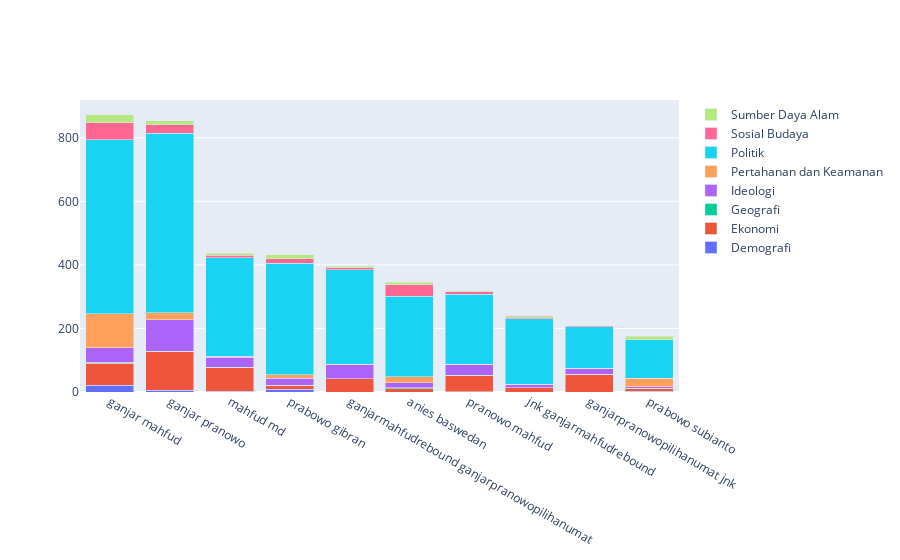

The notebook cell saved with this chart:
### Code cell
# bigram
bigram_matrix = bigram.fit_transform(df['clean_text'])
bigram_matrix = bigram_matrix.toarray()
bigram_matrix = pd.DataFrame(bigram_matrix, columns=bigram.get_feature_names_out())

# visualisasi top 10 bigram dan labelnya
bigram_matrix['label'] = df['label']
bigram_matrix = bigram_matrix.groupby('label').sum().T
bigram_matrix['total'] = bigram_matrix.sum(axis=1)
bigram_matrix = bigram_matrix.sort_values('total', ascending=False)
bigram_matrix = bigram_matrix.drop('total', axis=1)
bigram_matrix = bigram_matrix.head(10)

fig = go.Figure()
for label in bigram_matrix.columns:
    fig.add_trace(go.Bar(x=bigram_matrix.index, y=bigram_matrix[label], name=label))
fig.update_layout(barmode='stack')
fig.show()

### Figure 1 — Plotly figure (JSON) as saved in the notebook; plotly's stock layout.template omitted (floating-point values rounded to 4 significant figures)
{"data": [{"name": "Demografi", "type": "bar", "x": ["ganjar mahfud", "ganjar pranowo", "mahfud md", "prabowo gibran", "ganjarmahfudrebound ganjarpranowopilihanumat", "anies baswedan", "pranowo mahfud", "jnk ganjarmahfudrebound", "ganjarpranowopilihanumat jnk", "prabowo subianto"], "y": [21, 5, 3, 8, 0, 0, 1, 0, 0, 3]}, {"name": "Ekonomi", "type": "bar", "x": ["ganjar mahfud", "ganjar pranowo", "mahfud md", "prabowo gibran", "ganjarmahfudrebound ganjarpranowopilihanumat", "anies baswedan", "pranowo mahfud", "jnk ganjarmahfudrebound", "ganjarpranowopilihanumat jnk", "prabowo subianto"], "y": [69, 122, 74, 13, 42, 11, 50, 13, 56, 9]}, {"name": "Geografi", "type": "bar", "x": ["ganjar mahfud", "ganjar pranowo", "mahfud md", "prabowo gibran", "ganjarmahfudrebound ganjarpranowopilihanumat", "anies baswedan", "pranowo mahfud", "jnk ganjarmahfudrebound", "ganjarpranowopilihanumat jnk", "prabowo subianto"], "y": [3, 1, 1, 0, 0, 3, 1, 0, 0, 0]}, {"name": "Ideologi", "type": "bar", "x": ["ganjar mahfud", "ganjar pranowo", "mahfud md", "prabowo gibran", "ganjarmahfudrebound ganjarpranowopilihanumat", "anies baswedan", "pranowo mahfud", "jnk ganjarmahfudrebound", "ganjarpranowopilihanumat jnk", "prabowo subianto"], "y": [47, 100, 31, 23, 44, 15, 34, 11, 17, 5]}, {"name": "Pertahanan dan Keamanan", "type": "bar", "x": ["ganjar mahfud", "ganjar pranowo", "mahfud md", "prabowo gibran", "ganjarmahfudrebound ganjarpranowopilihanumat", "anies baswedan", "pranowo mahfud", "jnk ganjarmahfudrebound", "ganjarpranowopilihanumat jnk", "prabowo subianto"], "y": [106, 21, 4, 11, 1, 19, 2, 0, 1, 26]}, {"name": "Politik", "type": "bar", "x": ["ganjar mahfud", "ganjar pranowo", "mahfud md", "prabowo gibran", "ganjarmahfudrebound ganjarpranowopilihanumat", "anies baswedan", "pranowo mahfud", "jnk ganjarmahfudrebound", "ganjarpranowopilihanumat jnk", "prabowo subianto"], "y": [548, 565, 309, 350, 298, 253, 220, 206, 132, 121]}, {"name": "Sosial Budaya", "type": "bar", "x": ["ganjar mahfud", "ganjar pranowo", "mahfud md", "prabowo gibran", "ganjarmahfudrebound ganjarpranowopilihanumat", "anies baswedan", "pranowo mahfud", "jnk ganjarmahfudrebound", "ganjarpranowopilihanumat jnk", "prabowo subianto"], "y": [54, 27, 9, 15, 6, 37, 7, 5, 2, 1]}, {"name": "Sumber Daya Alam", "type": "bar", "x": ["ganjar mahfud", "ganjar pranowo", "mahfud md", "prabowo gibran", "ganjarmahfudrebound ganjarpranowopilihanumat", "anies baswedan", "pranowo mahfud", "jnk ganjarmahfudrebound", "ganjarpranowopilihanumat jnk", "prabowo subianto"], "y": [25, 12, 5, 12, 4, 7, 3, 5, 1, 10]}], "layout": {"barmode": "stack"}}
